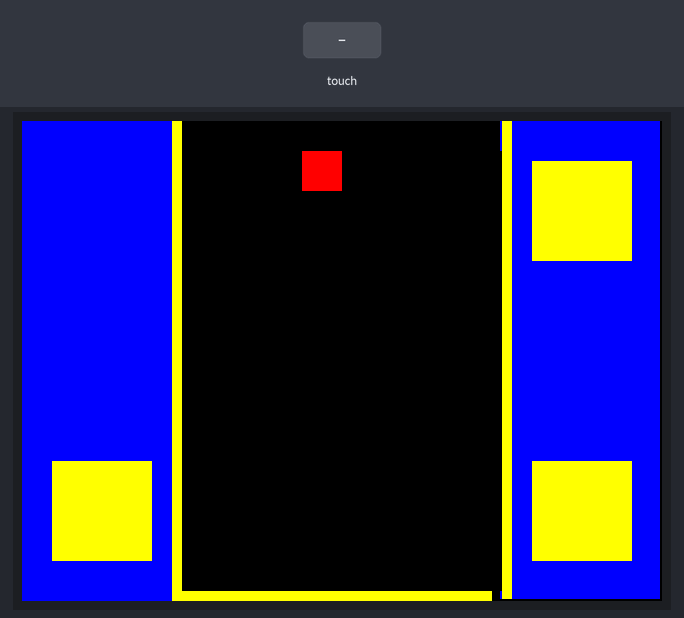
Bench run of a sketch on a simulated Arduino Nano, built with avr-gcc and run on an emulated ATmega328P. Parts: 320×240 colour display. The test bench sets the inputs (shaded band). Random numbers use the default seed unless the sketch sets one; what the sketch prints to the serial monitor is not drawn.

Above: at 3.57 s.
At 4.5 s:
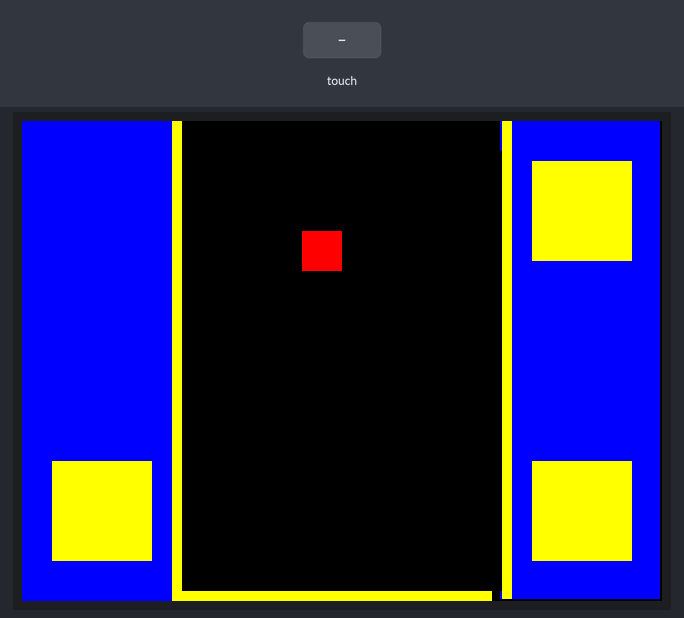
4.6 s: touch panel pressed at 87 % / 90 % of its raw x / y range
At 5.2 s:
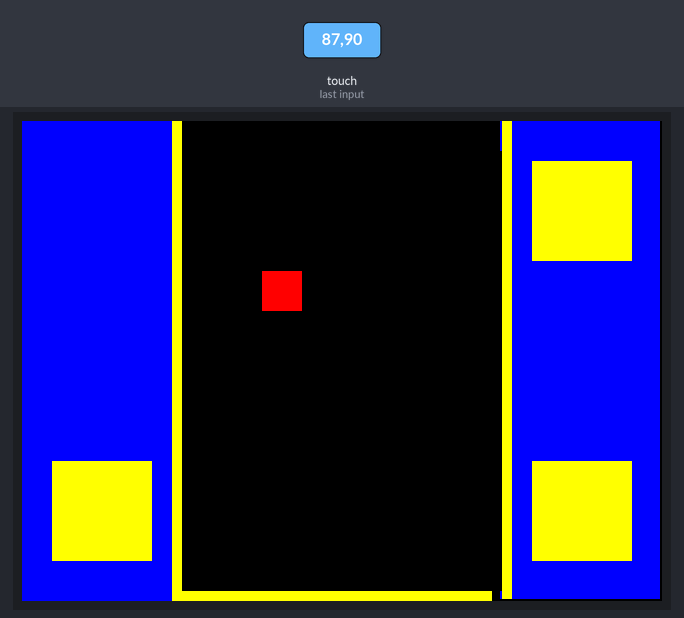
Timing chart, 0 to 7.6 s (numbered marks = the images above; inputs shaded):
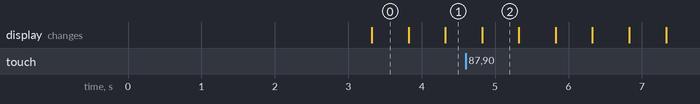

Measured:
- what the display in image 0 shows lasts 0.5 s, from 3.3 s to 3.8 s

The sketch:

tetristft.ino
```cpp
#include <Adafruit_GFX.h>
#include <TouchScreen.h>
#include <MCUFRIEND_kbv.h>

#define MINPRESSURE 20
#define MAXPRESSURE 1000

#define BLACK   0x0000
#define BLUE    0x001F
#define RED     0xF800
#define GREEN   0x07E0
#define CYAN    0x07FF
#define MAGENTA 0xF81F
#define YELLOW  0xFFE0
#define WHITE   0xFFFF
#define BROWN   0x8241
#define ORANGE  0xe444


int ID;
byte YP = A1;
byte XM = A2;
byte YM = 7;
byte  XP = 6;
int x = 3;
int y = 0;
long timer = 0;
byte points = 0;
byte dir = 0; // 0 - stop no movement 1 - left 2 -right
MCUFRIEND_kbv tft;

byte screen[88] = {
  0, 0, 0, 0, 0, 0, 0, 0,  // 0 - 7
  0, 0, 0, 0, 0, 0, 0, 0,  // 8 - 15
  0, 0, 0, 0, 0, 0, 0, 0,
  0, 0, 0, 0, 0, 0, 0, 0,
  0, 0, 0, 0, 0, 0, 0, 0,
  0, 0, 0, 0, 0, 0, 0, 0,
  0, 0, 0, 0, 0, 0, 0, 0,  // 1 - bottom line - 1
  0, 0, 0, 0, 0, 0, 0, 0,  // 2 - move all down
  0, 0, 0, 0, 0, 0, 0, 0,
  0, 0, 0, 0, 0, 0, 0, 0,  // 72 - 79
  0, 0, 0, 0, 0, 0, 0, 0   // 80 - 87

};
TouchScreen ts = TouchScreen(XP, YP, XM, YM, 500);
TSPoint tp;

void check() {
  int count = 0;
  for (int i = 80; i <= 87; ++i ) {
    count = count + screen[i];
  }
  if (count == 8) {
    for (int i = 79; i >= 0; --i) {
      screen[i + 8] = screen[i];
    }
    points = points + 1;
    Serial.println(points);
  }
}


void toScreen() {  //0-off-blue 1-on-yellow

  for (int i = 0; i < 88; ++i) {
    int x1 = i % 8;
    int y1  = i / 8;
    int x2 = x1 * 20 + 80;
    int y2 = y1 * 20 + 15;
    if (screen[i] == 1) {
      tft.fillRect(x2, y2, 20, 20,  RED);
    }
    if (screen[i] == 0) {
      tft.fillRect(x2, y2, 20, 20,  BLACK);
    }
  }
}


void fall() {
  while (y < 10 && screen[(y + 1) * 8 + x] == 0) {
    screen[y * 8 + x] = 0;
    y = y + 1;
    screen[y * 8 + x] = 1;
    toScreen();
    delay(50);

  }
  check();
  y = 0;
  x = random(0, 8);
  if (screen[y * 8 + x] == 1) {
    while (true) {
      screen[y * 8 + x] == 1;
      delay(50);
      screen[y * 8 + x] == 0;
      delay(50);
    }
  }
  screen[y * 8 + x] = 1;
  toScreen();
}
void setup() {
  // put your setup code here, to run once:
  Serial.begin(9600);
  delay(3000);
  randomSeed(analogRead(A7));
  tft.reset();
  Serial.println(tft.readID(), HEX);
  Serial.print(tft.width());
  Serial.print(tft.height());
  tft.begin(0x9320);
  tft.setRotation(1);
  tft.fillScreen(BLACK);
  tft.fillRect(10, 0, 5, 5, WHITE);  // x,y
  //tft.fillRect(0, 0, 30, 319, GREEN);
  //tft.setTextSize(2); tft.setCursor(50, tft.width() / 2); tft.setTextColor(WHITE);  //  5x5
  tft.fillRect(0, 0, 80, 240, BLUE);
  tft.fillRect(239, 0, 80, 239, BLUE);
  tft.fillRect(80 - 5, 0, 5, 239, YELLOW);
  tft.fillRect(240, 0, 5, 239, YELLOW);
  tft.fillRect(80 - 5, 235, 160, 5, YELLOW);
  tft.fillRect(255, 20, 50, 50, YELLOW); //doewn
  tft.fillRect(255, 170, 50, 50, YELLOW); //right
  tft.fillRect(15, 170, 50, 50, YELLOW); //left
  timer = millis();
  screen[y * 8 + x] = 1;
  toScreen();


}
void loop() {
  tp = ts.getPoint();
  pinMode(XM, OUTPUT);
  pinMode(YP, OUTPUT);
  pinMode(XP, OUTPUT);
  pinMode(YM, OUTPUT);
  if (tp.z > MINPRESSURE && tp.z < MAXPRESSURE) {
    int posy = map(tp.x, 180, 900, 0, 239);
    int posx = map(tp.y, 960, 180, 0, 319);
    if ((posx > 14 && posx < 75) && (posy > 169 && posy < 219)) {
      //    x = x - 1;
      dir = 1;
    }
    if ((posx > 254 && posx < 305) && (posy > 169 && posy < 220)) {
      //    x = x + 1;
      dir = 2;
    }
    if ((posx > 254 && posx < 305) && (posy > 19 && posy < 70)) {
      fall();
    }
  }

  if ((millis() - timer) > 500) {
    timer = millis();
    screen[y * 8 + x] = 0;
    if ((dir == 1) && (x > 0) && (screen[y * 8 - 1 + x] == 0)) {
      x = x - 1;
    }
    if ((dir == 2) && (x < 7) && (screen[y * 8 + 1 + x] == 0)) {
      x = x + 1;
    }
    dir = 0;
    y = y + 1;

    screen[y * 8 + x] = 1;
    toScreen();
    if (y == 10 || screen[(y + 1) * 8 + x] == 1) {
      check();
      y = 0;
      x = random(0, 8);
      if (screen[y * 8 + x] == 1) {
        while (true) {
          screen[y * 8 + x] == 1;
          delay(50);
          screen[y * 8 + x] == 0;
          delay(50);
        }
      }
      screen[y * 8 + x] = 1;
      toScreen();
    }
  }
}
```
